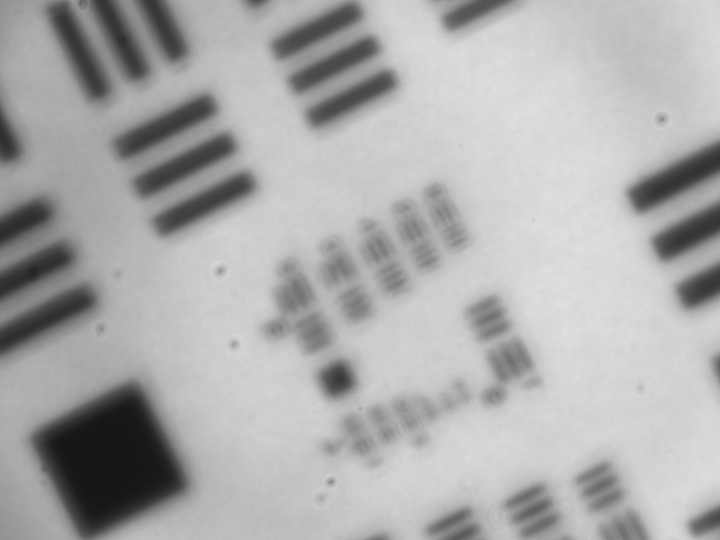
%> input picture Images/Bench_Images/5-30-22/usaf-4x-0deg.png, 1440 x 1080 px (shown at 1/2 size); the run also reads 1 picture not shown here
$ octave process_data.m   (GNU Octave 9; MATLAB toolbox functions it lacks are replaced by stand-ins)
%> lines starting %> are read from the running program, lines starting %| are printed output that depends on the picture
### Data_Scripts/Data_Functions/open_im.m
function mat = open_im(filename)
    %convert a PNG into a double (0-1) array (grayscale).
    im = imread(filename);
    mat = im2double(rgb2gray(im));
end

### Data_Scripts/Data_Functions/image_data_struct.m
function hol = image_data_struct(image, angle)
    %create an image structure from an input intensity array. Specify the
    %relative angle for hologram reconstruction
    im_shape = size(image);
    crop_params = bench_params(im_shape(1), im_shape(2));
    hol = struct('intensity', image, 'x', crop_params.x, ...
        'y', crop_params.y, 'angle', angle);
end

### Data_Scripts/Data_Functions/bench_params.m
function PARAMS = bench_params(num_x_pixels, num_y_pixels, NA)
    arguments
        num_x_pixels
        num_y_pixels
        NA = 0.1
    end
    %get the bench parameters for the camera currently in use. Specify
    %number of pixels in each dimension and it will rescale it to the
    %appropriate units.
    %Measurements from the camera (units mm)
    dx = 3.45e-3; %mm
    dy = dx;
%     num_x_pixels = 1080;
%     num_y_pixels = 1440;
    L_x = dx * num_x_pixels;
    L_y = dy * num_y_pixels;
    X = -L_x/2:dx:L_x/2-dx;
    Y = -L_y/2:dy:L_y/2-dy;

    PARAMS = struct;
    PARAMS.Lx = L_x;      %x side length of input image
    PARAMS.Ly = L_y;      %y side length of input image
    PARAMS.lambda = 490e-6; %wavelength
    PARAMS.Mx = num_x_pixels;        %x samples
    PARAMS.My = num_y_pixels;        %y samples
    PARAMS.NA = NA;        %numerical aperture
    PARAMS.x = X;
    PARAMS.y = Y;
end

### Data_Scripts/Data_Functions/hol_from_data.m
function c_hologram = hol_from_data(image_struct_list)
    % create a complex valued hologram from an input array of
    % image_data_struct() structures. The structures must have an 'angle'
    % field to specify the relative angles between them.
    num_h = length(image_struct_list);
    int_shape = size(image_struct_list(1).intensity);
    angles = zeros(1, num_h);
    intensities = zeros(num_h, int_shape(1), int_shape(2));
    for i = 1:num_h
        angles(i) = image_struct_list(i).angle;
        intensities(i,:,:) = [image_struct_list(i).intensity];
    end
    h_sum = zeros(int_shape);
    for i = 1:num_h
        prev_angle_idx = mod(i - 2 + num_h, num_h)+1;
        prev_angle = angles(prev_angle_idx);
        next_angle_idx = mod(i, num_h)+1;
        next_angle = angles(next_angle_idx);
        phase = exp(1i * prev_angle) - exp(1i * next_angle);
        h_sum = h_sum + squeeze(intensities(i,:,:)) .* phase;
    end
    c_hologram = struct('intensity', h_sum, 'x', ...
        image_struct_list(1).x, 'y', image_struct_list(1).y);
end

### MATLAB_functions/plot_im.m
function plot_im(image_struct, label, type, cax)
    %{
    Quick function to plot a square B&W intensity plot. Supports plotting
    of structures with 'field' or 'intensity' argument. image_struct must
    also have an 'x' and 'y' argument for labeling the axes. Type can be
    either 'intensity', 'real', or 'imag'; to get different components of
    the image plane as needed.
    %}
    arguments
        image_struct %struct with an intensity plot
        label %title for the plot
        type = 'intensity'
        cax = 'auto' %limits for the colorbar (form is [min max])
    end
    if isfield(image_struct, 'intensity')
        field_type = 'intensity';
    elseif isfield(image_struct, 'field')
        field_type = 'field';
    else
        fprintf("Struct did not have an 'intensity' or 'field' field\n");
    end
    if isfield(image_struct, 'x')
        ax_x = 'x';
        ax_y = 'y';
    elseif isfield(image_struct, 'fx')
        ax_x = 'fx';
        ax_y = 'fy';
    else
        fprintf("Struct did not have an 'x' or 'fx' field\n");
    end
    if strcmp(type,'intensity') && strcmp(field_type,'intensity')
        plot_param = abs(image_struct.(field_type));
    elseif strcmp(type,'intensity') && strcmp(field_type,'field')
        plot_param = abs(image_struct.(field_type)).^2;
    elseif strcmp(type,'real')
        plot_param = real(image_struct.(field_type));
    elseif strcmp(type,'imag')
        plot_param = imag(image_struct.(field_type));
    else
        fprintf("Did not recognize plot type. Must be 'intensity', " + ...
            "'real, or 'imag'.");
    end
    imagesc(image_struct.(ax_x), image_struct.(ax_y), ...
        plot_param);
    title(label);
    axis('square');
    colormap('gray');
    caxis(cax);
    if strcmp(ax_x, 'x')
        xlabel("x (mm)");
        ylabel("y (mm)");
    elseif strcmp(ax_x, 'fx')
        xlabel("x (mm^-1)");
        ylabel("y (mm^-1)");
    end
    colorbar();
end

### MATLAB_functions/hologram3D.m
function hol3d_struct = hologram3D(hologram, z_vals, bench_params)
    %generate a rank-3 complex hologram by fresnel propagating along
    %z_vals (assumed to be evenly spaced)
    num_z = length(z_vals);
    hol_shape = size(hologram.intensity);
    hol3d = zeros(hol_shape(1), hol_shape(2), num_z);
    for i = 1:num_z
        hol3d(:,:,i) = fresnel_prop(hologram.intensity, ...
                                    z_vals(i), bench_params);
    end
    hol3d_struct = struct('intensity', hol3d, 'x', hologram.x, 'y', ...
                  hologram.y, 'z', z_vals);
end

### Data_Scripts/process_data.m
%Script to turn some bench images into an Fresnel hologram. Specify the
%input folder, images, and relevant plotting flags, based on level of
%detail desired.

addpath('../MATLAB_functions/'); %include helper functions
addpath('./Data_Functions/');

base_folder = '../Images/Bench_Images/5-30-22/';
%tuned crop parameters to center the images
crop1 = [1 1080 1 1440];   %5mm crop params
%open images
im1 = open_im(strcat(base_folder, 'usaf-4x-0deg.png'));
%> in open_im, im is the input picture: size 1080x1440x3 uint8; min 19, max 231, mean 172.2
im2 = open_im(strcat(base_folder, 'usaf-4x-60deg.png'));
%> in open_im (call 2), `mat = im2double(rgb2gray(im));`:
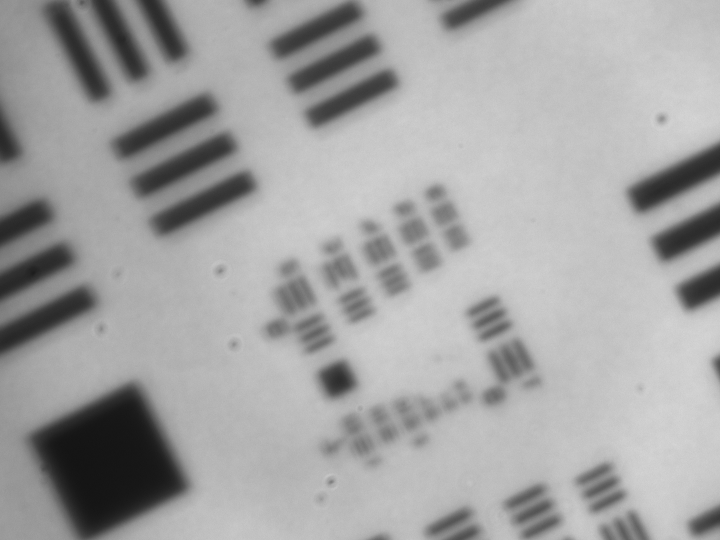
%> mat: size 1080x1440 double (shown at 1/2 size); min 0.0667, max 0.851, mean 0.639
im3 = open_im(strcat(base_folder, 'usaf-4x-120deg.png'));
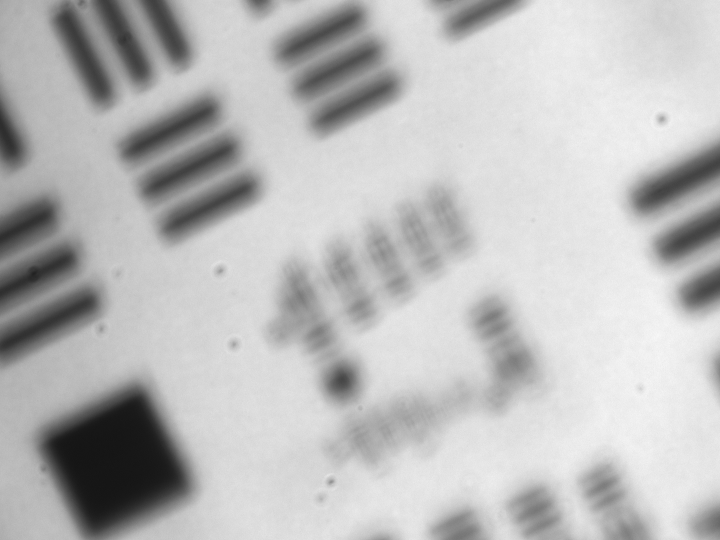
%> input picture Images/Bench_Images/5-30-22/usaf-4x-120deg.png, 1440 x 1080 px (shown at 1/2 size)
%> in open_im, im is the input picture: size 1080x1440x3 uint8; min 18, max 252, mean 187.1
% convert images into data structures
figure(1);
imagesc(crop(im1, crop1));
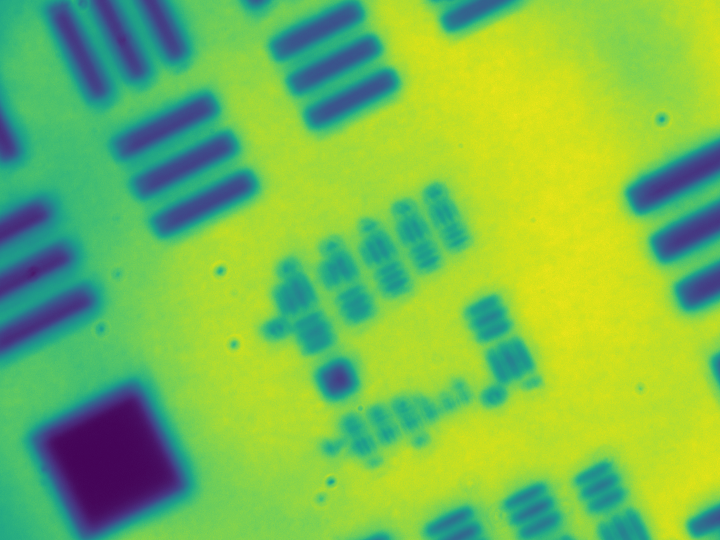
%> displayed picture: size 1080x1440x3, on the screen's scale of 0 to 255 (shown at 1/2 size); mean R, G, B 121.6, 188.3, 81.9
h1 = image_data_struct(crop(im1, crop1), 0);
h2 = image_data_struct(crop(im2, crop1), 2*pi/3);
h3 = image_data_struct(crop(im3, crop1), 4*pi/3);
%calculate relevant lengths based on the cropped image size
delta_y = crop1(2) - crop1(1) + 1;
y_midpt = round(delta_y / 2);
delta_x = crop1(4) - crop1(3) + 1;
x_midpt = round(delta_x / 2);
PARAMS  = bench_params(delta_x, delta_y);
%make complex holograms
c_hol = hol_from_data([h1 h2 h3]);
%> in hol_from_data, `num_h = length(image_struct_list);`: num_h = 3
%> in hol_from_data, `int_shape = size(image_struct_list(1).intensity);`: int_shape = [1080 1440]
%> the loop in hol_from_data, `for i = 1:num_h` made 3 passes
%> after the loop in hol_from_data, `for i = 1:num_h`: angles = [0 2.09 4.19]
%> in hol_from_data, `h_sum = zeros(int_shape);`: h_sum: size 1080x1440 double; every value is 0
%> the loop in hol_from_data, `for i = 1:num_h` made 3 passes
%> (prev_angle_idx, prev_angle, next_angle_idx, next_angle) on passes 1 to 3: (3, 4.19, 2, 2.09), (1, 0, 3, 4.19), (2, 2.09, 1, 0)
%flags to specify what plots to make
movie_label = 'usaf-4x-movie-5-30';
flag_plot_hologram = true;
flag_gen_3dhol     = true;
flag_show_focus    = true;
flag_show_movie    = true;
flag_save_movie    = true;
flag_show_PSF      = false;
%make plots of the individual images + the complex hologram
if flag_plot_hologram
    %noLP hologram plot
    hfig = figure('Name', 'LED Hologram Plot');
    pos = get(hfig,'position');
    %make plot window wider
    set(hfig,'position',pos.*[0.25 0.8 2.5 1.2]);
    subplot(2, 2, 1);
    plot_im(h1, 'Image 1: \theta = 0');
    subplot(2, 2, 2);
    plot_im(h2, 'Image 2: \theta = 2\pi/3');
    subplot(2, 2, 3);
    plot_im(h3, 'Image 3: \theta = 4\pi/3');
    subplot(2, 2, 4);
    plot_im(c_hol, "abs(Complex Hologram)");
%> call 4 of plot_im, with label = 'abs(Complex Hologram)'
%> in plot_im (call 4), `plot_param = abs(image_struct.(field_type));`:
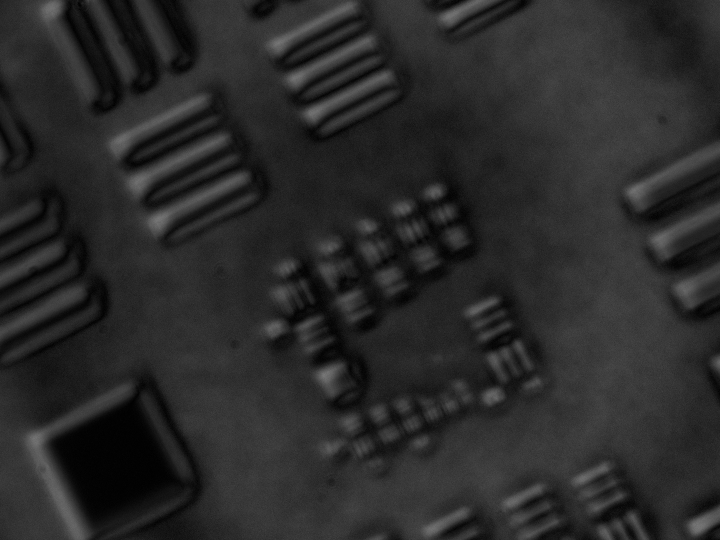
%> plot_param: size 1080x1440 double (shown at 1/2 size); min 0, max 0.498, mean 0.166
end

if flag_gen_3dhol
    f_sz = 530; %focus size (number of pixels)
    crp = [y_midpt-f_sz y_midpt+f_sz x_midpt-f_sz x_midpt+f_sz];
    figure('Name', 'Generating Movie Scans')
    z_vals = linspace(-15, 15, 350); %choose z-range to propagate
    data_hol_3d = hologram3D(c_hol, z_vals, PARAMS);
%> in hologram3D, `hol_shape = size(hologram.intensity);`: hol_shape = [1080 1440]
%> the run ends on the next line
% [65 lines not run here, left out]
function cropped = crop(im, crop_array)
    %return a cropped image based on input array of 4 indices
    cropped = im(crop_array(1):crop_array(2), ...
                 crop_array(3):crop_array(4));
end
